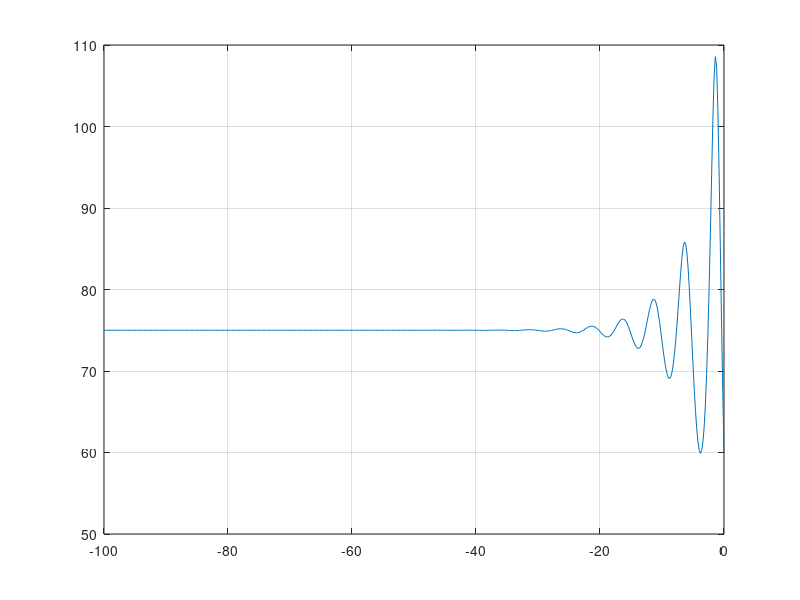

Here is the MATLAB script that generated this plot:
clear;clc;clf
Zo=75;
Zl=60+30*1i;
longitud=100;
E_r=1;
f=30e6;
A=4;
Alpha=0.1;
Betta=(2*pi)/(3e8/(sqrt(E_r)*f));
gamma=Alpha+1i*Betta;
Ro_l=(Zl-Zo)/(Zl+Zo);
B=Ro_l*A;
z=-longitud:longitud/500:0;

for i=1:length(z)
    arg=exp((2*gamma).*z(i));
    Z(i)=Zo.*((1+Ro_l.*arg)/(1-Ro_l.*arg));
end

plot(z,Z)
grid on


